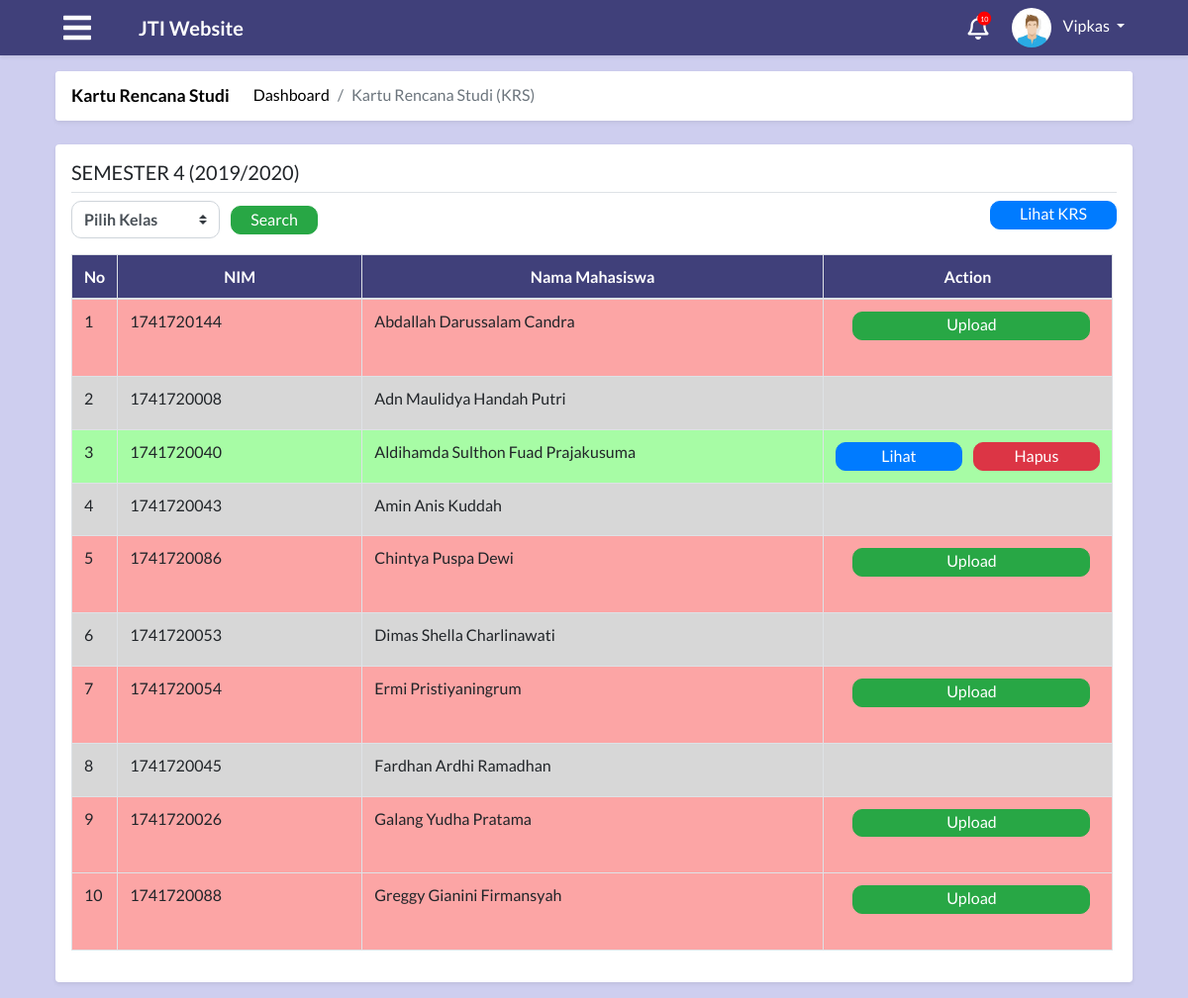
Before: /module/index.php?module=krs (signed in) with the older database file.
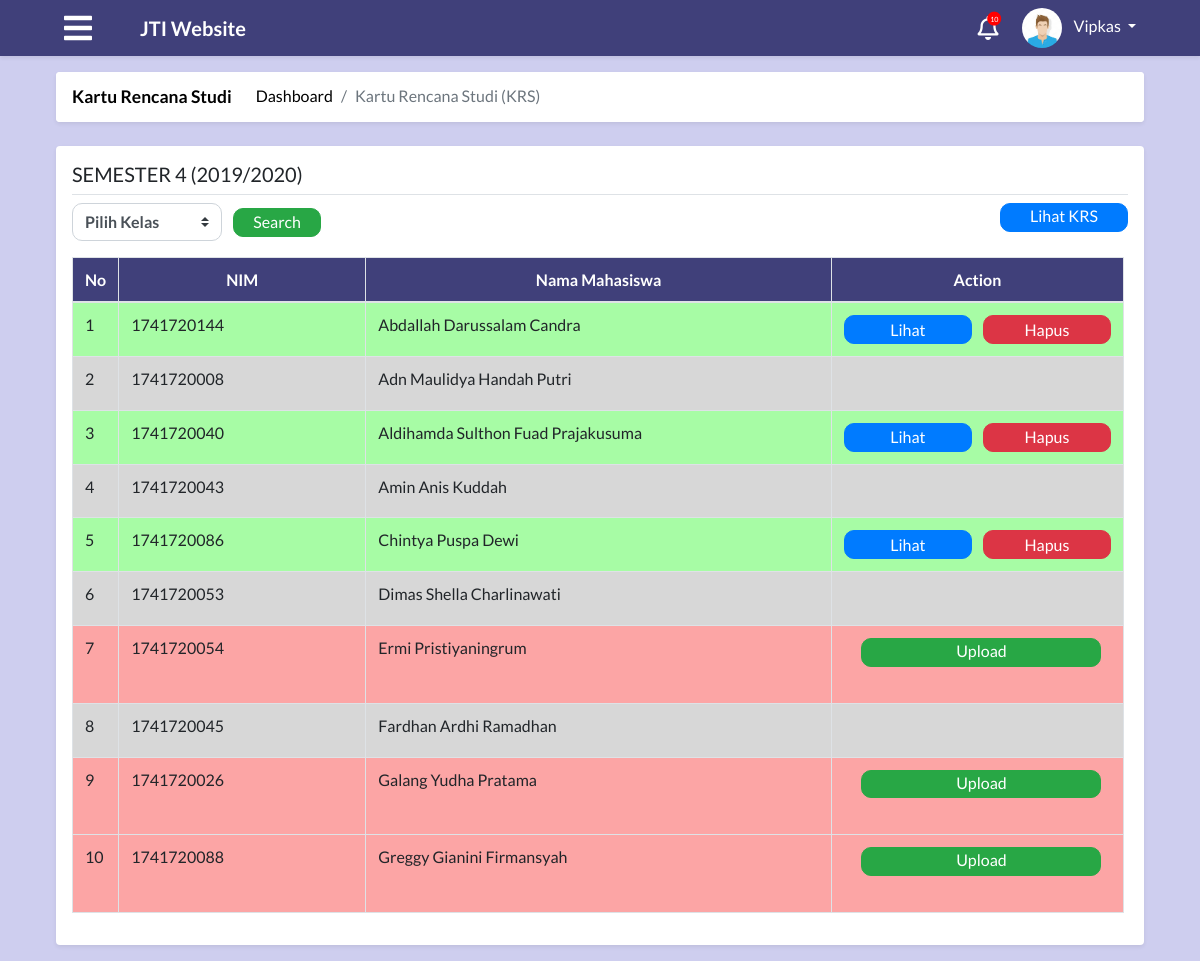
After: the same page with the newer database file.
### tables this page shows
CREATE TABLE `tabel_krs` (
  `id_krs` int(30) NOT NULL,
  `id_mahasiswa` int(30) DEFAULT NULL,
  `status_daftar_ulang` varchar(50) DEFAULT NULL,
  `gambar_krs` varchar(100) DEFAULT NULL,
  `id_semester` int(30) DEFAULT NULL,
  `status_verifikasi` varchar(50) DEFAULT NULL,
  `waktu_edit` datetime DEFAULT NULL
);

CREATE TABLE `tabel_mahasiswa` (
  `id_mahasiswa` int(30) NOT NULL,
  `id_prodi` int(30) NOT NULL,
  `id_kelas` int(30) NOT NULL,
  `id_semester` int(11) NOT NULL,
  `nim` varchar(50) NOT NULL,
  `nama` varchar(100) NOT NULL,
  `alamat` varchar(250) DEFAULT NULL,
  `jenis_kelamin` enum('laki-laki','perempuan') NOT NULL,
  `tempat_lahir` varchar(50) DEFAULT NULL,
  `tanggal_lahir` date DEFAULT NULL,
  `foto` text,
  `waktu_edit` datetime DEFAULT NULL,
  `id_user` int(11) NOT NULL,
  `waktu_tambah` timestamp NOT NULL DEFAULT CURRENT_TIMESTAMP
);

### process/proses_krsAdmin.php (called while the page is built, shortened)
<?php error_reporting(0);
function krsCari($con, $kelas)
{
    $krs = "SELECT DISTINCT tabel_krs.id_krs, tabel_mahasiswa.nim, tabel_mahasiswa.nama,
    tabel_krs.status_daftar_ulang, tabel_krs.gambar_krs, tabel_mahasiswa.id_kelas
    FROM tabel_krs INNER JOIN tabel_mahasiswa ON tabel_krs.id_mahasiswa = tabel_mahasiswa.id_mahasiswa
    AND tabel_mahasiswa.id_kelas='$kelas' WHERE tabel_krs.id_semester = '7'";
    $resultTampilKrs = mysqli_query($con, $krs);
    return $resultTampilKrs;
}
function minKelas($con){
	$minKelas = "select min(id_kelas) as minKelas from tabel_kelas";
	$resultMinKelas = mysqli_query($con, $minKelas);
	$rowMinKelas=mysqli_fetch_assoc($resultMinKelas);
	return $rowMinKelas["minKelas"];
}
                            ?><script>alert("Cek kembali ekstensi file anda (*.jpeg,*.jpg,*.png)"); </script><?php

### module/admin/krs/krsAdmin.php (the view, shortened to what the changed rows need)
<?php error_reporting(0);
  include "../config/connection.php";
  include "../process/proses_krsAdmin.php";
?>
<body onload="setup();">
    <main role="main" class="container-fluid">
        <div id="krsAdmin" class="row">
            <div class="col-md-12 p-0">
            <div class="m-2 p-3 bg-white mb-3 rounded shadow-sm">
                <div class="container-fluid mt-0 p-0 m-0">
                        <div class="row scrollbar mr-0" id="cariKrs">
                            <div class="col-md-12 pr-1 d-flex justify-content-center">
                                <?php
                                    if(isset($_POST["searchKrs"])){
                                        $result=krsCari($con, $_POST["kelas"]);
                                    }
                                    else{
                                        $result=krsCari($con, minKelas($con));
                                    }
                                    if (mysqli_num_rows($result) > 0){
                                    ?>
                                    <table class="table tabel table-bordered">
                                    <thead class="text-white bg-blue">
                                    <tr>
                                        <th scope="col" style="text-align:center">No</th>
                                        <th scope="col" style="text-align:center; width: 300px">NIM</th>
                                        <th scope="col" style="text-align:center; width: 600px">Nama Mahasiswa</th>
                                        <th scope="col" style="text-align:center; width: 300px">Action</th>
                                    </tr>
                                    </thead>
                                    <tbody>
                                    <?php
                                        if(mysqli_num_rows($result) > 0){
                                        $index=1;
                                        while($row = mysqli_fetch_assoc($result)){
                                            if($row["status_daftar_ulang"]=="Sudah" && $row["gambar_krs"]==NULL){
                                                ?>
                                                <tr class="ukt-lunas-belum-upload">
                                                <td><?php echo $index ?></td>
                                                <td><?php echo $row["nim"]?></td>
                                                <td><?php echo $row["nama"]?></td>
                                                <td>
                                                <center>
                                                <form action="../process/proses_krsAdmin.php?module=krs&act=updateFoto" method="POST" enctype="multipart/form-data" id="formFoto">
                                                    <label class="btn btn-upload btn-success ml-2" name="upload">
                                                Upload<input type="file" name="foto" id="foto" onchange="this.form.submit()" style="display: none;">
                                                </label>
                                                </form>
                                                </center>
                                                </td>
                                            </tr>
                                            <?php
                                            } else if($row["status_daftar_ulang"]=="Belum"){
                                                ?>
                                                <tr class="ukt-belum-lunas">
                                                <td><?php echo $index ?></td>
                                                <td><?php echo $row["nim"]?></td>
                                                <td><?php echo $row["nama"]?></td>
                                                <td>
                                                <input id="fileid" type="file" name= "filename" hidden required />
                                                <input id="button" type="button" value="Upload" class="btn btn-upload btn-success ml-2"
                                                style="visibility: hidden"/>
                                                </td>
                                                </tr>
                                                <?php
                                            } else if($row["status_daftar_ulang"]=="Sudah" && $row["gambar_krs"]!=NULL){
                                                ?>
                                                <tr class="ukt-lunas-sudah-upload">
                                                <td><?php echo $index ?></td>
                                                <td><?php echo $row["nim"]?></td>
                                                <td><?php echo $row["nama"]?></td>
                                                <td>
                                                <center>
                                                <button type="button" class="btn btn-lihat btn-primary lihat-krs tmbl-lihat mr-9" id="<?php echo $row["id_krs"];?>" data-toggle="modal"
                                                data-target="#modalGambar">Lihat</button>
                                                <button type="button" class="btn btn-danger btn-hapus hapus-krs ml-2" id="<?php echo $row["id_krs"];?>"
                                                data-toggle="modal" data-target="#modalHapus">Hapus</button>
                                                </center>
                                                </td>
                                            </tr>
                                            <?php
                                            }
                                            $index++;
                                        }
                                        ?>
                                        </tbody>
                                        </table>
                                        <?php
                                        }
                                        }
                                    ?>
                                    </div>
                                    </div>
                                </div>
                            </div>
                            </div>
                            </div>
                            </div>

Changed rows visible on the page:
changed tabel_krs "Abdallah Darussalam Candra": gambar_krs "Upload" → "Lihat Hapus"
changed tabel_krs "Chintya Puspa Dewi": gambar_krs "Upload" → "Lihat Hapus"
